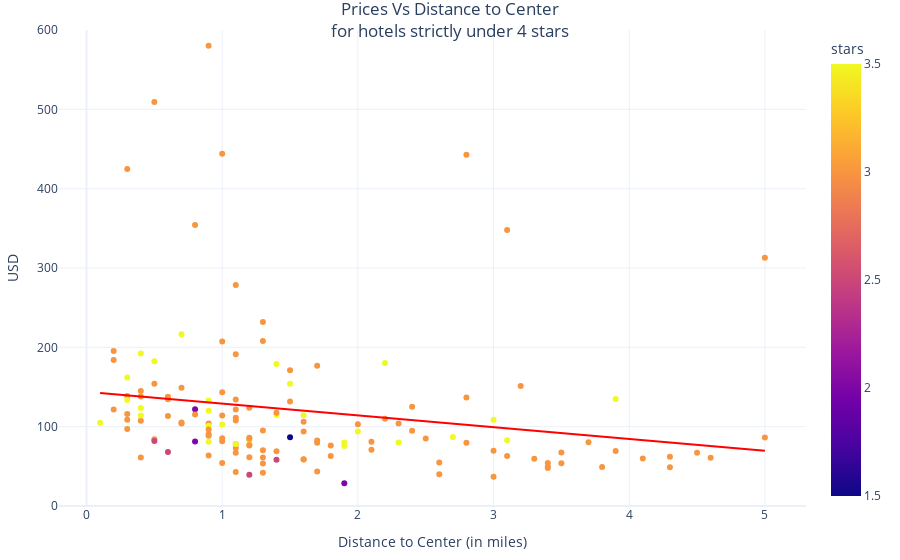

Notebook source saved alongside this figure:
### Markdown cell above
### Comments:
We use this "price" scatter plot to better understand the dynamics of the Prague marketplace:
- Almost 90% of "high-rating" hotels are under 2 miles from the city center of Prague.
- Over 1/3 of "low-rating" hotels are at 2 miles or above from the city center.
- There is a high concentration of hotels below 1 mile and many of them with sky-high prices in that short distance form the center.
_________________________________________________________________________________________________________________________________________

### Code cell
graph = px.scatter(hotels[hotels['stars'] < 4],
                   x = 'distance',
                   y = 'price_nite',
                   color = 'stars',
                   title = 'Prices Vs Distance to Center<br>for hotels strictly under 4 stars<br>',
                   trendline ='ols',
                   trendline_color_override ='red'
                    )
graph.update_layout(title_x = 0.5, plot_bgcolor = 'white')
graph.update_xaxes(title = 'Distance to Center (in miles)')
graph.update_yaxes(title = 'USD')
graph.update_layout(yaxis = dict(range = [0,600]))
graph.update_layout(legend_title_text='Low(0) vs High(1) Ratings')
graph.update_layout(legend = dict(orientation = 'h', y=1, x=0.5, xanchor ='center'), margin = dict(b = 20, t = 30, l = 20, r = 20))
graph.show()

### Figure 1 — Plotly figure (JSON) as saved in the notebook; plotly's stock layout.template omitted (floating-point values rounded to 4 significant figures; data arrays with more than 128 entries replaced by an {"elided": "..."} marker saying what was removed)
{"data": [{"hovertemplate": "distance=%{x}<br>price_nite=%{y}<br>stars=%{marker.color}<extra></extra>", "legendgroup": "", "marker": {"color": {"elided": "143 float values"}, "coloraxis": "coloraxis", "symbol": "circle"}, "mode": "markers", "name": "", "orientation": "v", "showlegend": false, "type": "scatter", "x": {"elided": "143 float values"}, "xaxis": "x", "y": {"elided": "143 float values"}, "yaxis": "y"}, {"hovertemplate": "<b>OLS trendline</b><br>price_nite = -14.8649 * distance + 144.058<br>R<sup>2</sup>=0.036743<br><br>distance=%{x}<br>price_nite=%{y} <b>(trend)</b><extra></extra>", "legendgroup": "", "line": {"color": "red"}, "marker": {"symbol": "circle"}, "mode": "lines", "name": "", "showlegend": false, "type": "scatter", "x": {"elided": "143 float values"}, "xaxis": "x", "y": {"elided": "143 float values"}, "yaxis": "y"}], "layout": {"autosize": true, "coloraxis": {"colorbar": {"title": {"text": "stars"}}, "colorscale": [[0, "#0d0887"], [0.1111, "#46039f"], [0.2222, "#7201a8"], [0.3333, "#9c179e"], [0.4444, "#bd3786"], [0.5556, "#d8576b"], [0.6667, "#ed7953"], [0.7778, "#fb9f3a"], [0.8889, "#fdca26"], [1, "#f0f921"]]}, "legend": {"orientation": "h", "title": {"text": "Low(0) vs High(1) Ratings"}, "tracegroupgap": 0, "x": 0.5, "xanchor": "center", "y": 1}, "margin": {"b": 20, "l": 20, "r": 20, "t": 30}, "plot_bgcolor": "white", "title": {"text": "Prices Vs Distance to Center<br>for hotels strictly under 4 stars<br>", "x": 0.5}, "xaxis": {"anchor": "y", "autorange": true, "domain": [0, 1], "range": [-0.1966, 5.297], "title": {"text": "Distance to Center (in miles)"}, "type": "linear"}, "yaxis": {"anchor": "x", "domain": [0, 1], "range": [0, 600], "title": {"text": "USD"}, "type": "linear"}}}
